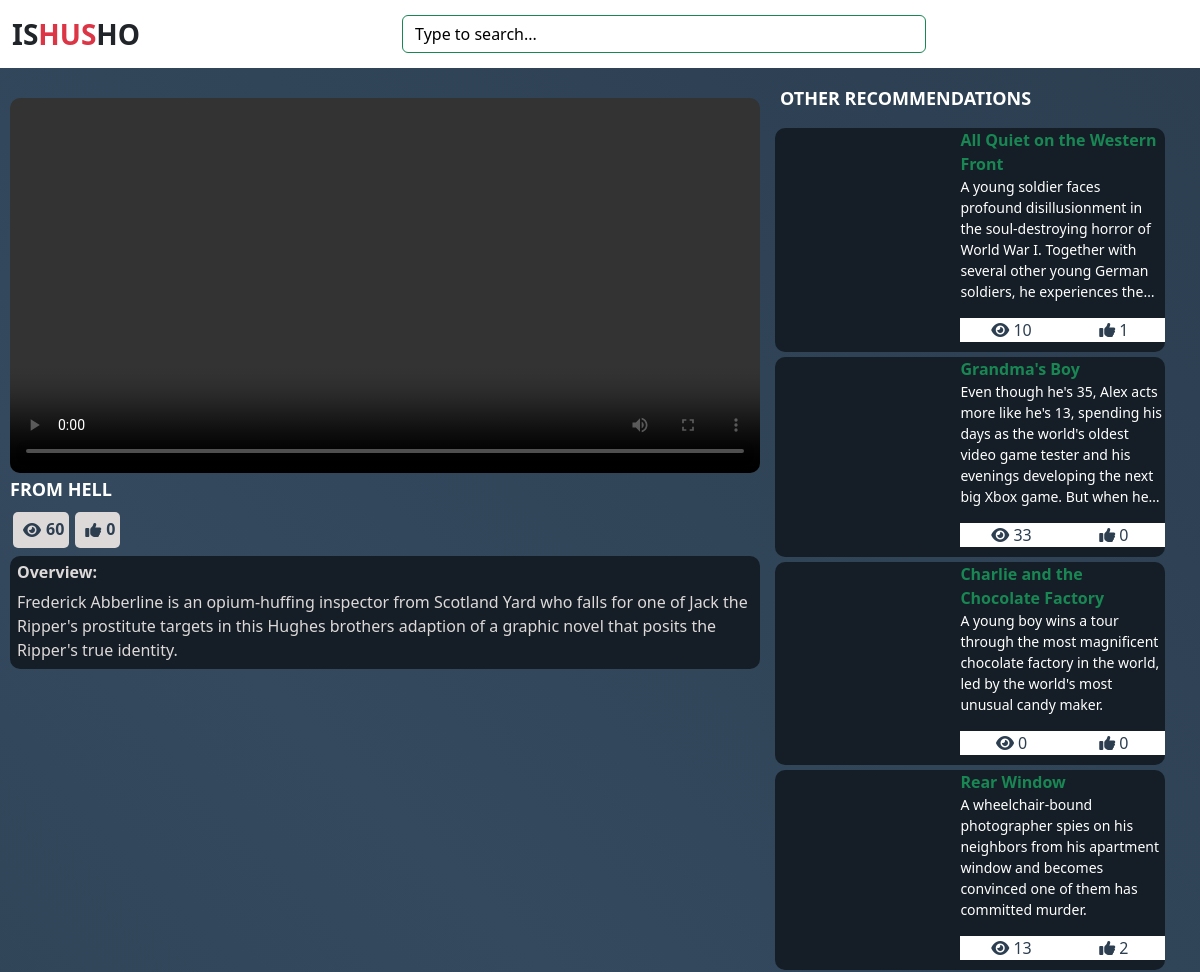
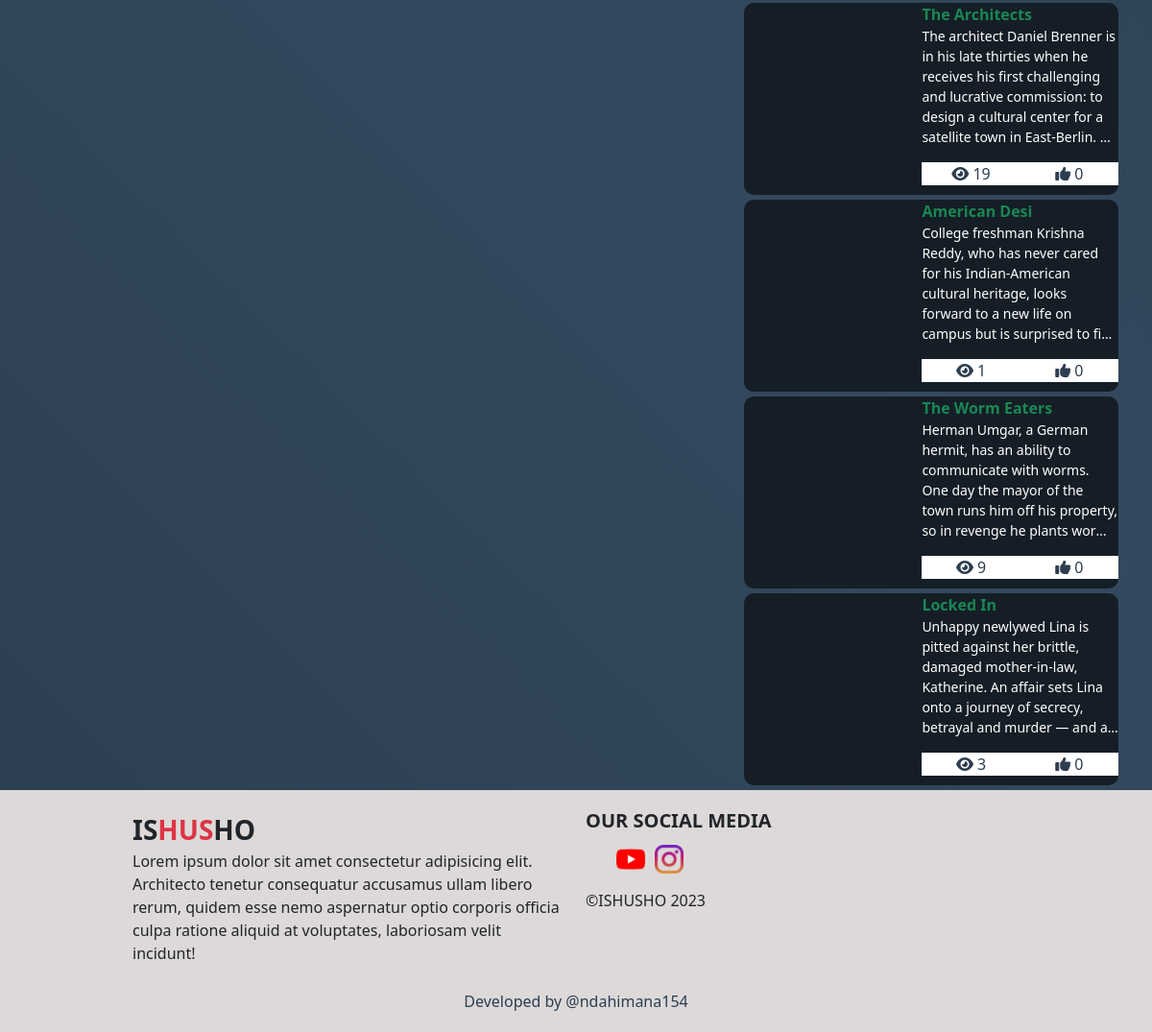
Page /watch.php?v=768 on the committed database (2 pictures, top to bottom).
### tables this page shows
CREATE TABLE `movies` (
  `movie_id` varchar(255) NOT NULL,
  `movie_name` text NOT NULL,
  `movie_description` text NOT NULL,
  `movie_categories` text NOT NULL,
  `movie_poster` text NOT NULL,
  `movie_url` text NOT NULL,
  `url720` text NOT NULL,
  `url480` text NOT NULL,
  `release_date` varchar(255) NOT NULL,
  `addition_date` text NOT NULL,
  `added_by` int(11) NOT NULL
);

### watch.php (the view, shortened to what this page needs)
<?php
include('./php/global/server.php');
?>
<!DOCTYPE html>
<html lang="en">
<head>
    <link rel="stylesheet" href="assets/bootstrap-5.0.2-dist/css/bootstrap.min.css">
    <link rel="stylesheet" href="assets/fontawesome-free-6.4.2-web/css/all.css">
    <link rel="stylesheet" href="https://cdn.jsdelivr.net/npm/bootstrap@5.3.2/dist/css/bootstrap.min.css">
    <link rel="stylesheet" href="https://cdnjs.cloudflare.com/ajax/libs/font-awesome/6.4.2/css/all.min.css" />
    <link rel="stylesheet" href="https://cdn.plyr.io/3.6.7/plyr.css" />
    <link rel="stylesheet" href="./styles/main.css">
</head>
<body>
    <?php
    include("./php/client/nav-bar.php");
    ?>
    <?php
    if (!isset($_GET['v'])) {
    ?>
        <p class="alert alert-danger">
            No video sent to server.
        </p>
        <?php
    } else {
        $video = $_GET['v'];
        $checkVideoExistence = mysqli_query($server, "SELECT * from
            movies WHERE movie_id = '$video'
        ");
        if (mysqli_num_rows($checkVideoExistence) != 1) {
        ?>
            <p class="alert alert-danger">
                404 :) Movie is not found
            </p>
        <?php
        } else {
            $dataVideoExistence = mysqli_fetch_array($checkVideoExistence);
            $video720p = $dataVideoExistence['url720'];
            $video480p = $dataVideoExistence['url480'];
            $getViewsCount = mysqli_query($server, "SELECT * from movie_views
                WHERE movie = '$video'
            ");
            $viewsCount = mysqli_num_rows($getViewsCount);
        ?>
            <div class="center-section">
                <div class="left-video">
                    <div class="video-display">
                        <video id="my-video" controls>
                            <source src="<?php echo $video720p; ?>" type="video/mp4" data-size="480" />
                            <source src="<?php echo $video480p; ?>" type="video/mp4" data-size="720" />
                        </video>
                        <div class="video-controls">
                            <h2>
                                <?php echo $dataVideoExistence['movie_name']; ?>
                            </h2>
                            <div class="ctrlz">
                                <a>
                                    <i class="fa fa-eye"></i>
                                    <span>
                                        <?php echo $viewsCount; ?>
                                    </span>
                                </a>
                                <a href="?v=<?php echo $video ?>&like=<?php echo $video ?>">
                                    <?php
                                        $getLikesCOunt = mysqli_query($server,"SELECT
                                            * from movie_likes
                                            WHERE movie = '$video'
                                        ");
                                    ?>
                                    <i class="fa fa-thumbs-up"></i>
                                    <span><?php echo mysqli_num_rows($getLikesCOunt); ?></span>
                                </a>
                            </div>
                        </div>
                        <div class="description">
                            <h4>
                                Overview:
                            </h4>
                            <?php
                            echo $dataVideoExistence['movie_description'];
                            ?>
                        </div>
                    </div>
                </div>
                <div class="recommended-vids">
                    <h1>
                        Other recommendations
                    </h1>
                    <?php
                    $getRecommendedOnes = mysqli_query($server, "SELECT * from movies
                            WHERE movie_id != '$video'
                            ORDER BY rand()
                            LIMIT 8
                        ");
                    while ($dataRecommendationsVideos = mysqli_fetch_array($getRecommendedOnes)) {
                    ?>
                        <div class="recommend-box">
                            <a href="watch.php?v=<?php echo $dataRecommendationsVideos['movie_id'] ?>" class="recommend">
                                <div class="left">
                                </div>
                                <div class="right">
                                    <span class="m_name">
                                        <?php
                                        echo $dataRecommendationsVideos['movie_name'];
                                        ?>
                                    </span>
                                    <p title="<?php echo $dataRecommendationsVideos['movie_description']; ?>">
                                        <?php echo $dataRecommendationsVideos['movie_description']; ?>
                                    </p>
                                    <div class="buttons">
                                        <?php
                                        $recommendId = $dataRecommendationsVideos['movie_id'];
                                        $getRecommendViews = mysqli_query($server, "SELECT * from movie_views
                                                WHERE movie = '$recommendId'
                                            ");
                                        ?>
                                        <button>
                                            <i class="fa fa-eye"></i>
                                            <span><?php echo mysqli_num_rows($getRecommendViews); ?></span>
                                        </button>
                                        <button>
                                            <?php
                                                $getRecommendLikes = mysqli_query($server,"
                                                    SELECT * from movie_likes
                                                    WHERE movie = '$recommendId'
                                                ");
                                            ?>
                                            <i class="fa fa-thumbs-up"></i>
                                            <span><?php echo mysqli_num_rows($getRecommendLikes); ?></span>
                                        </button>
                                    </div>
                                </div>
                            </a>
                        </div>
                    <?php
                    }
                    ?>
                </div>
            </div>
    <?php
        }
    }
    include('./php/client/footer.php');
    ?>
</body>
</html>

### styles/main.css (style rules this page uses)
* { margin: 0; padding: 0; }
a { text-decoration: none; font-size: 16px; }
body { margin: 0; padding: 0; background: linear-gradient(45deg, #2c3e50, #34495e, #2c3e50); }
.center-section { display: flex; flex-direction: row; flex-wrap: wrap; }
.center-section .left-video { width: calc(100vw - 430px); margin-top: 20px; }
.center-section .left-video .video-display { padding: 10px; }
.center-section .left-video .video-display #my-video { width: 100%; border-radius: 10px; }
.center-section .left-video .video-display h2 { color: #fff; font-size: 18px; text-transform: uppercase; font-weight: bold; }
.center-section .left-video .video-display .video-controls .ctrlz { display: flex; flex-direction: row; list-style: none; }
.center-section .left-video .video-display .video-controls .ctrlz a { display: flex; flex-direction: row; background: #ddd9d9; color: #2c3e50; margin: 3px; border-radius: 5px; padding: 5px; text-align: center; font-weight: bold; font-size: 16px; }
.center-section .left-video .video-display .video-controls .ctrlz a i { padding: 5px; }
.center-section .left-video .video-display .description { margin-top: 5px; color: #ddd9d9; background: #151e26; padding: 7px; border-radius: 10px; }
.center-section .left-video .video-display .description h4 { color: #ddd9d9; font-weight: bold; font-size: 16px; }
.center-section .recommended-vids { width: 400px; margin-top: 10px; }
.center-section .recommended-vids h1 { color: #fff; font-size: 18px; font-weight: bolder; padding: 10px; text-transform: uppercase; user-select: none; }
.center-section .recommended-vids .recommend-box .recommend { text-decoration: none; background: #151e26; border-radius: 10px; color: #fff; display: flex; flex-direction: row; flex-wrap: nowrap; margin: 5px; }
.center-section .recommended-vids .recommend-box .recommend .left { width: 180px; }
.center-section .recommended-vids .recommend-box .recommend .right { padding-left: 10px; width: calc(400px - 180px); }
.center-section .recommended-vids .recommend-box .recommend .right .m_name { font-weight: bold; color: #198754; }
.center-section .recommended-vids .recommend-box .recommend .right p { width: 100%; display: -webkit-box; -webkit-line-clamp: 6; -webkit-box-orient: vertical; overflow: hidden; text-overflow: ellipsis; white-space: normal; font-size: 14px; }
.center-section .recommended-vids .recommend-box .recommend .right .buttons { display: flex; flex-direction: row; flex-wrap: nowrap; }
.center-section .recommended-vids .recommend-box .recommend .right .buttons button { background: transparent; border: 0; background: #fff; color: #2c3e50; flex: 1; transition: 0.5s ease-in-out; margin-bottom: 10px; }

### rows in the picture
movies: movie_name "FROM HELL", movie_description "Frederick Abberline is an opium-huffing inspector from Scotland Yard who falls for one of Jack the Ripper's prostitute targets in this Hughes brothers adaption of a graphic novel that posits the Ripper's true identity."
movies: movie_name "All Quiet on the Western Front", movie_description "A young soldier faces profound disillusionment in the soul-destroying horror of World War I. Together with several other young German soldiers, he experiences…", mysqli_num_rows($getRecommendViews) "10", mysqli_num_rows($getRecommendLikes) "1"
movies: movie_name "Grandma's Boy", movie_description "Even though he's 35, Alex acts more like he's 13, spending his days as the world's oldest video game tester and his evenings developing the next big Xbox game. But when…", mysqli_num_rows($getRecommendViews) "33", mysqli_num_rows($getRecommendLikes) "0"
movies: movie_name "Charlie and the Chocolate Factory", movie_description "A young boy wins a tour through the most magnificent chocolate factory in the world, led by the world's most unusual candy maker.", mysqli_num_rows($getRecommendViews) "0", mysqli_num_rows($getRecommendLikes) "0"
movies: movie_name "Rear Window", movie_description "A wheelchair-bound photographer spies on his neighbors from his apartment window and becomes convinced one of them has committed murder.", mysqli_num_rows($getRecommendViews) "13", mysqli_num_rows($getRecommendLikes) "2"
movies: movie_name "The Architects", movie_description "The architect Daniel Brenner is in his late thirties when he receives his first challenging and lucrative commission: to design a cultural center for a satellite town in East-Berlin.…", mysqli_num_rows($getRecommendViews) "19", mysqli_num_rows($getRecommendLikes) "0"
movies: movie_name "American Desi", movie_description "College freshman Krishna Reddy, who has never cared for his Indian-American cultural heritage, looks forward to a new life on campus but is surprised to…", mysqli_num_rows($getRecommendViews) "1", mysqli_num_rows($getRecommendLikes) "0"
movies: movie_name "The Worm Eaters", movie_description "Herman Umgar, a German hermit, has an ability to communicate with worms. One day the mayor of the town runs him off his property, so in revenge he plants…", mysqli_num_rows($getRecommendViews) "9", mysqli_num_rows($getRecommendLikes) "0"
movies: movie_name "Locked In", movie_description "Unhappy newlywed Lina is pitted against her brittle, damaged mother-in-law, Katherine. An affair sets Lina onto a journey of secrecy, betrayal and murder — and…", mysqli_num_rows($getRecommendViews) "3", mysqli_num_rows($getRecommendLikes) "0"

### other values in the picture
$viewsCount "60"
mysqli_num_rows($getLikesCOunt) "0"
